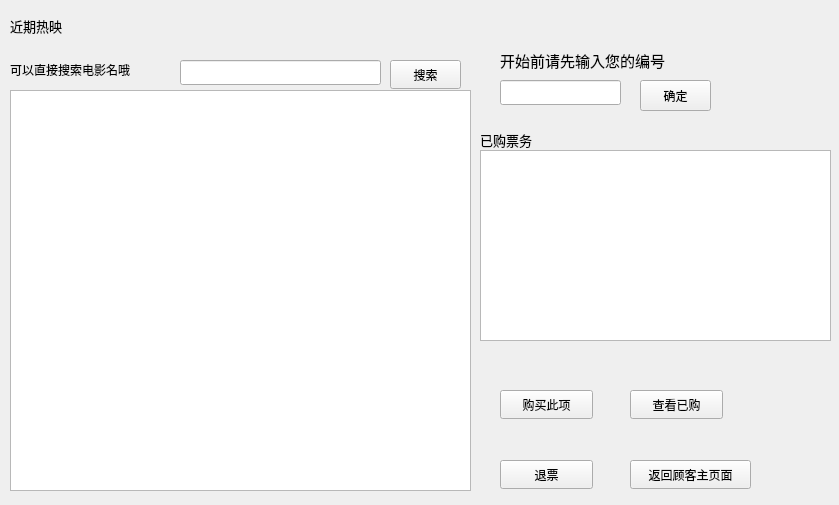
<?xml version="1.0" encoding="UTF-8"?>
<ui version="4.0">
 <class>client_movie</class>
 <widget class="QWidget" name="client_movie">
  <property name="geometry">
   <rect>
    <x>0</x>
    <y>0</y>
    <width>839</width>
    <height>505</height>
   </rect>
  </property>
  <property name="font">
   <font>
    <family>华康方圆体W7</family>
   </font>
  </property>
  <property name="windowTitle">
   <string>查看电影</string>
  </property>
  <property name="windowIcon">
   <iconset resource="sdufe.qrc">
    <normaloff>:/山财大校徽.png</normaloff>:/山财大校徽.png</iconset>
  </property>
  <widget class="QLabel" name="label">
   <property name="geometry">
    <rect>
     <x>10</x>
     <y>10</y>
     <width>71</width>
     <height>31</height>
    </rect>
   </property>
   <property name="font">
    <font>
     <family>华康方圆体W7</family>
     <pointsize>10</pointsize>
    </font>
   </property>
   <property name="text">
    <string>近期热映</string>
   </property>
  </widget>
  <widget class="QTableView" name="tableView">
   <property name="geometry">
    <rect>
     <x>10</x>
     <y>90</y>
     <width>461</width>
     <height>401</height>
    </rect>
   </property>
  </widget>
  <widget class="QTableView" name="tableView_2">
   <property name="geometry">
    <rect>
     <x>480</x>
     <y>150</y>
     <width>351</width>
     <height>191</height>
    </rect>
   </property>
  </widget>
  <widget class="QLabel" name="label_2">
   <property name="geometry">
    <rect>
     <x>480</x>
     <y>130</y>
     <width>69</width>
     <height>20</height>
    </rect>
   </property>
   <property name="font">
    <font>
     <family>华康方圆体W7</family>
     <pointsize>10</pointsize>
    </font>
   </property>
   <property name="text">
    <string>已购票务</string>
   </property>
  </widget>
  <widget class="QPushButton" name="pushButton">
   <property name="geometry">
    <rect>
     <x>500</x>
     <y>390</y>
     <width>93</width>
     <height>29</height>
    </rect>
   </property>
   <property name="text">
    <string>购买此项</string>
   </property>
  </widget>
  <widget class="QPushButton" name="pushButton_2">
   <property name="geometry">
    <rect>
     <x>630</x>
     <y>390</y>
     <width>93</width>
     <height>29</height>
    </rect>
   </property>
   <property name="text">
    <string>查看已购</string>
   </property>
  </widget>
  <widget class="QPushButton" name="pushButton_3">
   <property name="geometry">
    <rect>
     <x>630</x>
     <y>460</y>
     <width>121</width>
     <height>29</height>
    </rect>
   </property>
   <property name="text">
    <string>返回顾客主页面</string>
   </property>
  </widget>
  <widget class="QPushButton" name="pushButton_4">
   <property name="geometry">
    <rect>
     <x>500</x>
     <y>460</y>
     <width>93</width>
     <height>29</height>
    </rect>
   </property>
   <property name="text">
    <string>退票</string>
   </property>
  </widget>
  <widget class="QLineEdit" name="number">
   <property name="geometry">
    <rect>
     <x>500</x>
     <y>80</y>
     <width>121</width>
     <height>25</height>
    </rect>
   </property>
  </widget>
  <widget class="QLabel" name="label_3">
   <property name="geometry">
    <rect>
     <x>500</x>
     <y>50</y>
     <width>201</width>
     <height>21</height>
    </rect>
   </property>
   <property name="font">
    <font>
     <family>华康方圆体W7</family>
     <pointsize>11</pointsize>
    </font>
   </property>
   <property name="text">
    <string>开始前请先输入您的编号</string>
   </property>
  </widget>
  <widget class="QPushButton" name="pushButton_5">
   <property name="geometry">
    <rect>
     <x>640</x>
     <y>80</y>
     <width>71</width>
     <height>31</height>
    </rect>
   </property>
   <property name="text">
    <string>确定</string>
   </property>
  </widget>
  <widget class="QLabel" name="label_4">
   <property name="geometry">
    <rect>
     <x>10</x>
     <y>60</y>
     <width>161</width>
     <height>20</height>
    </rect>
   </property>
   <property name="text">
    <string>可以直接搜索电影名哦</string>
   </property>
  </widget>
  <widget class="QLineEdit" name="cinema_name">
   <property name="geometry">
    <rect>
     <x>180</x>
     <y>60</y>
     <width>201</width>
     <height>25</height>
    </rect>
   </property>
  </widget>
  <widget class="QPushButton" name="pushButton_6">
   <property name="geometry">
    <rect>
     <x>390</x>
     <y>60</y>
     <width>71</width>
     <height>29</height>
    </rect>
   </property>
   <property name="text">
    <string>搜索</string>
   </property>
  </widget>
 </widget>
 <resources>
  <include location="sdufe.qrc"/>
 </resources>
 <connections/>
</ui>
